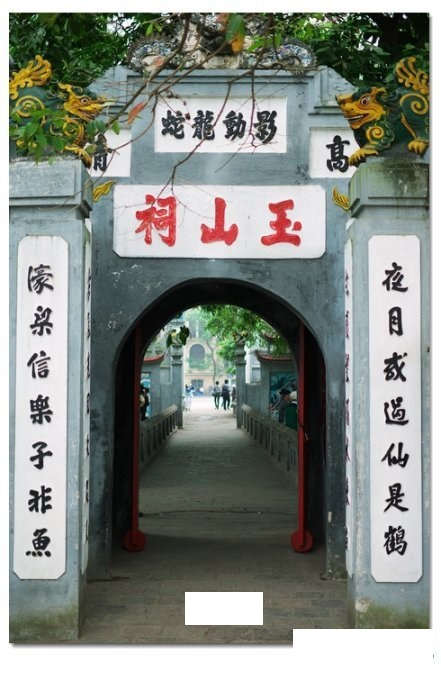
#> input picture image/input_img.jpg, 441 x 690 px
$ python equal_histogram.py --image ../../../../image/input_img.jpg
#> lines starting #> are read from the running program, lines starting #| are printed output that depends on the picture
import cv2
import argparse
import numpy as np


if __name__ == '__main__':
    print(f'Code preprocess')

    # region construct the argument parser and parse the arguments
    ap = argparse.ArgumentParser()
    ap.add_argument("-i", "--image", required=True,
    help="path to input image")
    args = vars(ap.parse_args())
    # endregion


    # region load the image, convert it to grayscale, and display it to our screen
    image = cv2.imread(args["image"])
#> image is the input picture: shape (690, 441, 3); mean B, G, R 133.1, 139.5, 134
    gray = cv2.cvtColor(image, cv2.COLOR_BGR2GRAY)
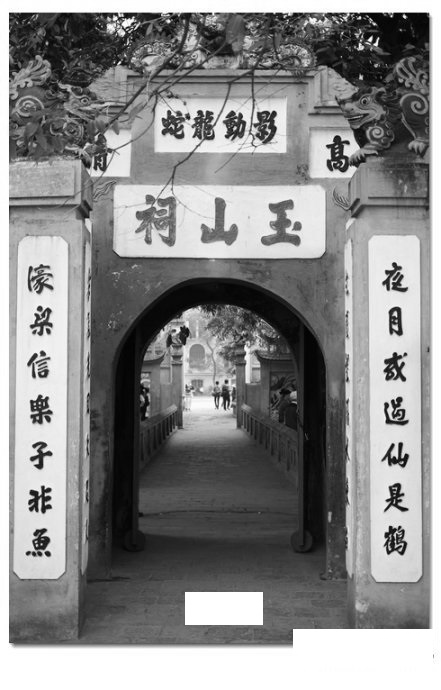
#> gray: shape (690, 441); min 0, max 255, mean 137.1
    # endregion

    # region Image enhancement
    # denoised_image = cv2.fastNlMeansDenoisingColored(gray, None, 10, 10, 7, 21)

    # Remove noise using a median filter
    filtered_image = cv2.medianBlur(src = gray, ksize = 3)

    kernel = np.array([[0, -1, 0], [-1, 5, -1], [0, -1, 0]], np.float32)
    sharpened_image = cv2.filter2D(filtered_image, -1, kernel=kernel)
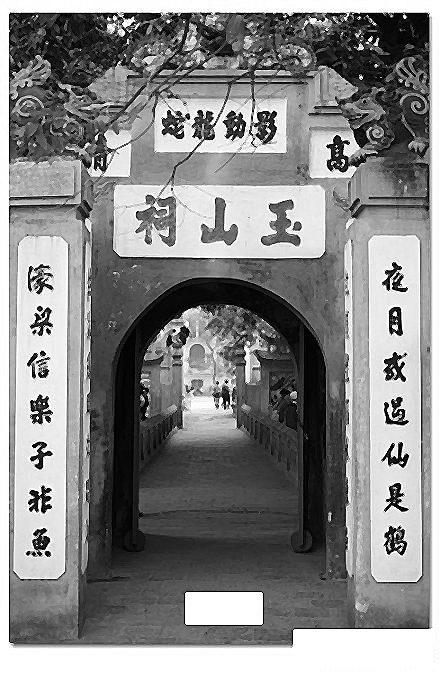
#> sharpened_image: shape (690, 441); min 0, max 255, mean 136.7


    # Equalize the histogram
    equalized_image = cv2.equalizeHist(sharpened_image)
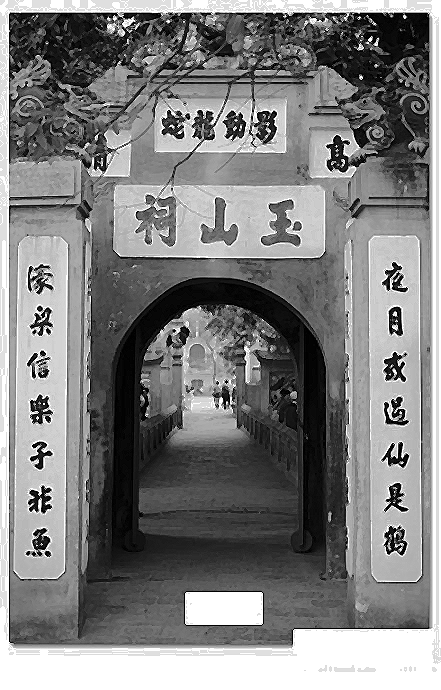
#> equalized_image: shape (690, 441); min 0, max 255, mean 127


    cv2.imshow('Image', image)
    # cv2.imshow('denoised_image', denoised_image)
    cv2.imshow('sharpened_image', sharpened_image)
    cv2.imshow('filtered_image', filtered_image)
    cv2.imshow('equalized_image', equalized_image)
    cv2.waitKey(0)
    cv2.destroyAllWindows()
    # endregion
